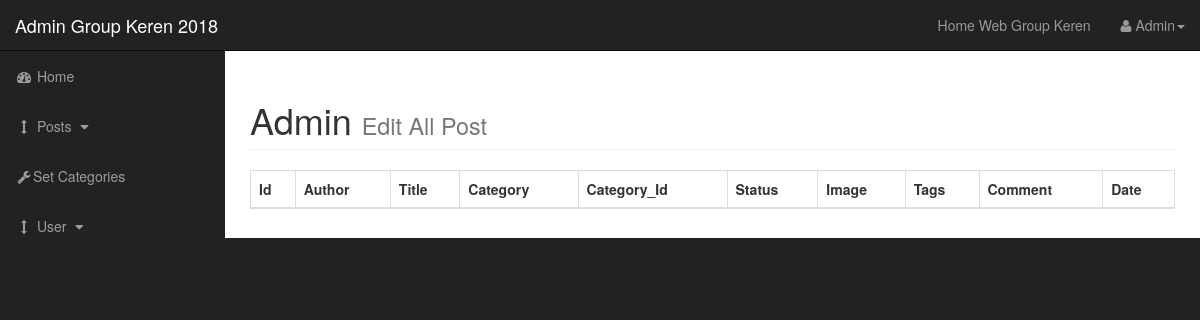
Before: /admin/post.php with the older database file.
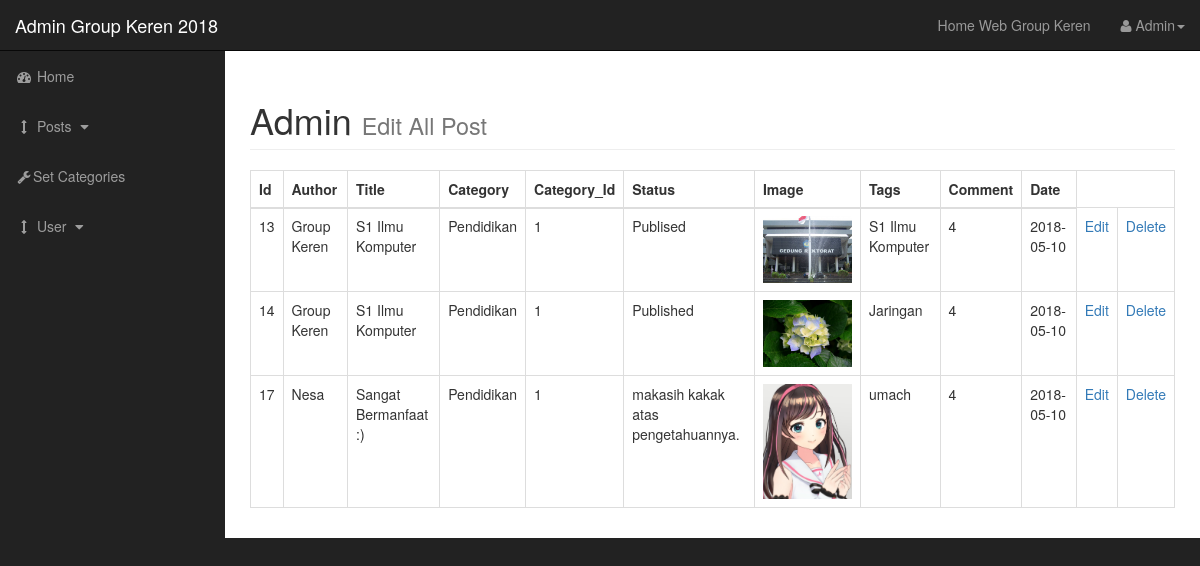
After: the same page with the newer database file.
### tables this page shows
CREATE TABLE `post` (
  `post_id` int(50) NOT NULL,
  `post_category_id` int(50) NOT NULL,
  `post_judul` varchar(50) NOT NULL,
  `post_author` varchar(50) NOT NULL,
  `post_date` date NOT NULL,
  `post_image` text NOT NULL,
  `post_content` text NOT NULL,
  `post_tags` varchar(255) NOT NULL,
  `post_comment_count` varchar(255) NOT NULL,
  `post_status` varchar(50) NOT NULL
);

CREATE TABLE `category` (
  `cat_id` int(20) NOT NULL,
  `cat_judul` varchar(50) NOT NULL
);

### admin/include/view_all_post.php (the view, shortened to what this page needs)
<table class="table table-bordered table-hover">
							<thead>
									<th>Id</th>
									<th>Author</th>
									<th>Title</th>
									<th>Category</th>
									<th>Category_Id</th>
									<th>Status</th>
									<th>Image</th>
									<th>Tags</th>
									<th>Comment</th>
									<th>Date</th>
							</thead>
							<tbody>
							<?php
							$query ="select * from post";
							$select_post = mysqli_query($connection,$query);
							while($row = mysqli_fetch_assoc($select_post)){
							$post_id = $row['post_id'];
							$post_judul = $row['post_judul'];
							$post_author = $row['post_author'];
							$post_image = $row['post_image'];
							$post_comment = $row['post_comment_count'];
							$post_category_id = $row['post_category_id'];
							$post_date = $row['post_date'];
							$post_tags=$row['post_tags'];
							$post_status = $row['post_status'];
							echo "<tr>";
							echo "<td>$post_id</td>";
							echo "<td>$post_author</td>";
							echo "<td>$post_judul</td>";
								$query ="select * from category WHERE cat_id = {$post_category_id}";
								$select_categories_id = mysqli_query($connection,$query);
								while($row = mysqli_fetch_assoc($select_categories_id)){
								$cat_judul = $row['cat_judul'];
								echo "<td>{$cat_judul}</td>";
							}
							echo "<td>$post_category_id</td>";
							echo "<td>$post_status</td>";
							echo "<td><img class='img-responsive' src='../img/$post_image' alt='image'></td>";
							echo "<td>$post_tags</td>";
							echo "<td>$post_comment</td>";
							echo "<td>$post_date</td>";
							echo "<td><a href='post.php?source=edit_post&p_id={$post_id}'>Edit</a></td>";
							echo "<td><a href='post.php?delete={$post_id}'>Delete</a></td>";
							echo "<tr>";
							}
							?>
						</tbody>
						</table>

Changed rows visible on the page:
added post: post_id "13", post_author "Group Keren", post_judul "S1 Ilmu Komputer", post_category "1", post_status "Publised", post_image (picture), post_tags "S1 Ilmu Komputer", post_comment_count "4", post_date "2018-05-10"
now on this page (row unchanged): category: cat_judul "Pendidikan"
added post: post_id "14", post_author "Group Keren", post_judul "S1 Ilmu Komputer", post_category "1", post_status "Published", post_image (picture), post_tags "Jaringan", post_comment_count "4", post_date "2018-05-10"
added post: post_id "17", post_author "Nesa", post_judul "Sangat Bermanfaat :)", post_category "1", post_status "makasih kakak atas pengetahuannya.", post_image (picture), post_tags "umach", post_comment_count "4", post_date "2018-05-10"
